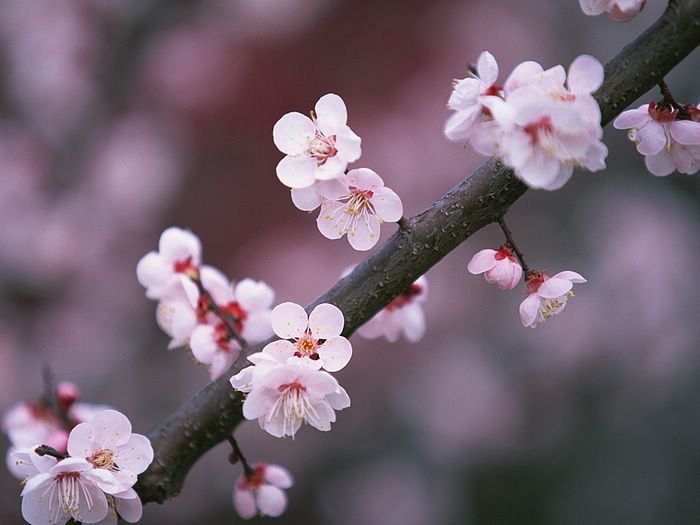
#> input picture _ref/img_branch.png, 700 x 525 px; its folder holds only this picture in this run
$ python corner_detector.py ../_ref/img_branch.png 1.0
#> lines starting #> are read from the running program, lines starting #| are printed output that depends on the picture
import sys
import skimage, skimage.io, pylab, scipy.ndimage.filters
import numpy as np
from matplotlib import pyplot as plt
from copy import deepcopy
from operator import itemgetter

class HarrisCornerDetector:
	def __init__(its):
		its.rows = 0
		its.cols = 0

	def load(its, image):
#> called with image = '../_ref/../_ref/img_branch.png'
		its.A = skimage.io.imread(image)
#> its.A is the input picture: shape (525, 700, 3); mean R, G, B 115.9, 98.9, 112.1
		its.A = skimage.img_as_float(its.A)
		A = skimage.color.rgb2gray(its.A)
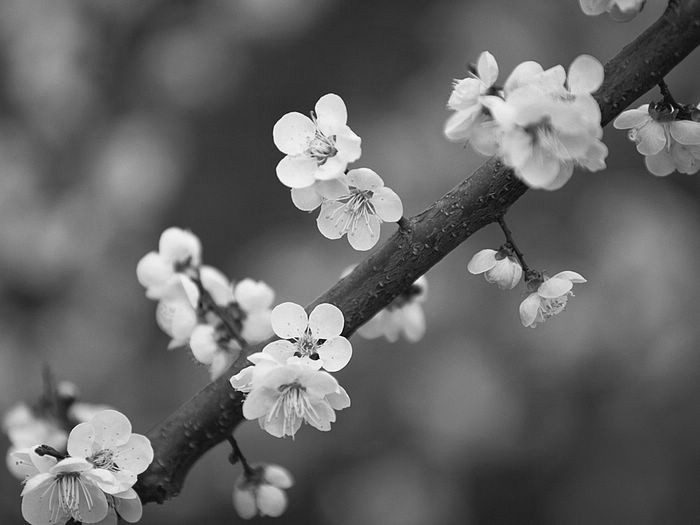
#> A: shape (525, 700) float64; min 0.000833, max 0.989, mean 0.406

		its.rows, its.cols = A.shape[0], A.shape[1]
#> its.rows = 525; its.cols = 700
		its.shape = A.shape
#> its.shape = (525, 700)

		return A

	def gaussian(its, A):
		kernel_5x5 = np.array(
			[[2, 4, 5, 4, 2],
			[4, 9, 12, 9, 4],
			[5, 12, 15, 12, 5],
			[4, 9, 12, 9, 4],
			[2, 4, 5, 4, 2]]) / 159

		# Convolve image using filter
		return scipy.ndimage.filters.convolve(A, kernel_5x5)

	def find_gradients(its, A):
		# Sobel x filter
		sobel_x = np.array(
			[[-1, 0, 1],
			 [-2, 0, 2],
			 [-1, 0, 1]])

		# Sobel y filter
		sobel_y = np.array(
			[[1, 2, 1],
			 [0, 0, 0],
			 [-1, -2, -1]])

		# Gradient Partial
		gx = scipy.ndimage.filters.convolve(A, sobel_x)
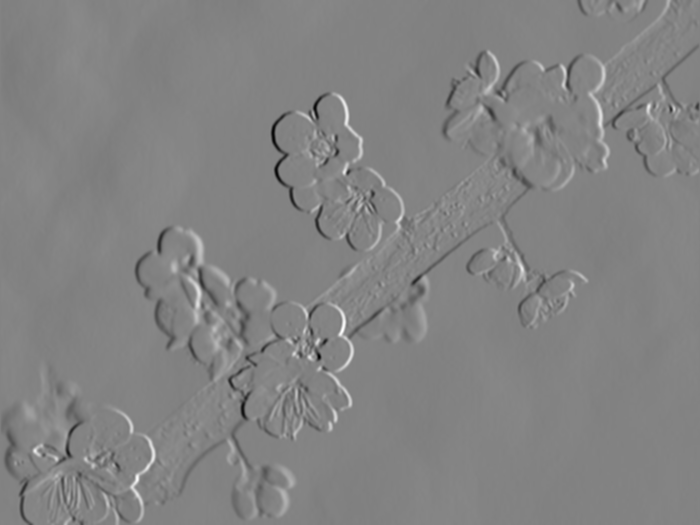
#> gx: shape (525, 700) float64; min -1.71, max 1.62, mean 0.000987; drawn with min black and max white
		gy = scipy.ndimage.filters.convolve(A, sobel_y)
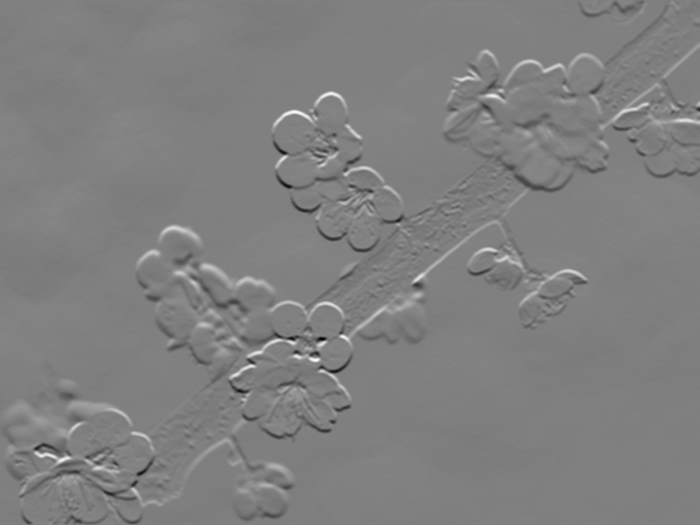
#> gy: shape (525, 700) float64; min -1.67, max 1.65, mean -0.00187; drawn with min black and max white

		return gx, gy

	def find_corners(its, dx, dy, m, t):
#> called with m = 4, t = 1
		Ix2 = np.array(dx**2)
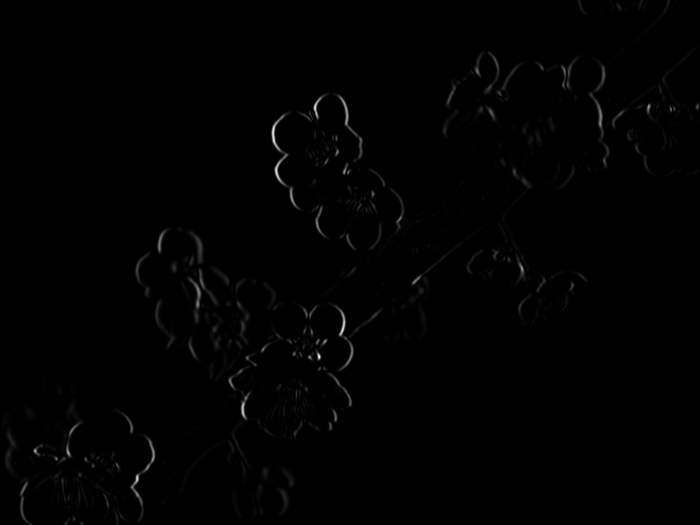
#> Ix2: shape (525, 700) float64; min 0, max 2.92, mean 0.0177; drawn with min black and max white
		Iy2 = np.array(dy**2)
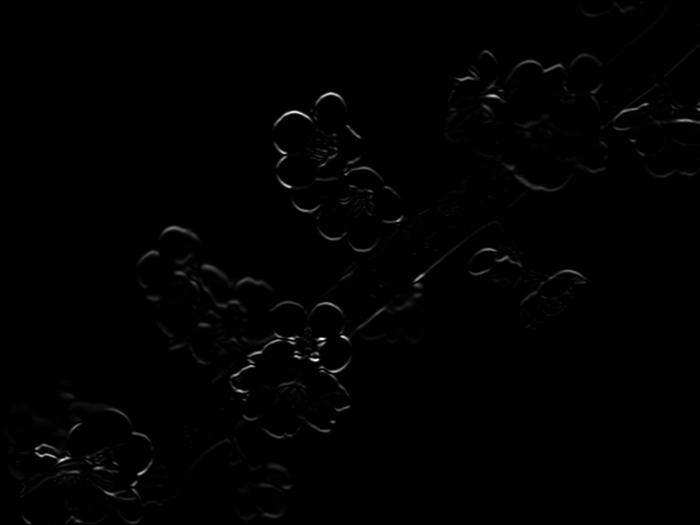
#> Iy2: shape (525, 700) float64; min 0, max 2.78, mean 0.0179; drawn with min black and max white
		Ixy = np.array(dx*dy)
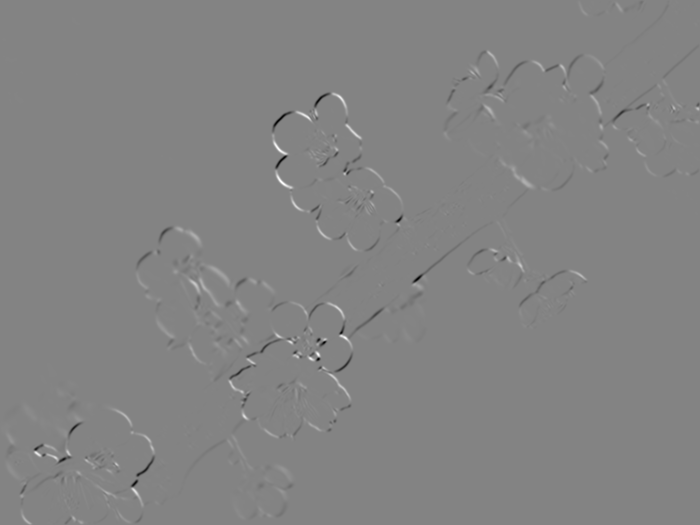
#> Ixy: shape (525, 700) float64; min -1.45, max 1.36, mean 3.76e-05; drawn with min black and max white
		window = (2*m+1)**2

		corners_list = {}
		e_val = []

		for r in range(its.rows):
			up = max(r-m, 0)
			down = min(r+m+1, its.rows-1)
			for c in range(its.cols):
				left = max(c-m, 0)
				right = min(c+m+1, its.cols-1)

				ix2 = Ix2[up: down, left: right].sum() / window
				iy2 = Iy2[up: down, left: right].sum() / window
				ixy = Ixy[up: down, left: right].sum() / window

				C = np.array([[ix2, ixy],
							  [ixy, iy2]])

				eigenvalue = np.linalg.det(C) - 0.04*(np.trace(C)**2)
				e_val.append((r, c, eigenvalue))
#> after the loop, e_val = 367500 items

		max_e = max(e_val, key=lambda x: x[2])[2]
#> max_e = 0.37
		threshold = t*max_e
#> threshold = 0.37
		for i in e_val:
			r = i[0]
			c = i[1]
			eigenvalue = i[2]
			if eigenvalue >= threshold:
				corners_list[(r, c)] = [eigenvalue, "pending"]
#> this loop made 367500 passes
#> i on passes 1 to 3: (0, 0, -1.86e-09), (0, 1, -3.32e-09), (0, 2, -4.68e-09)
#> after the loop, corners_list = {(356, 315): [0.37, 'pending']}

		return corners_list

	def reverse_sort(its, corners_list):
		return sorted(corners_list.items(), key=lambda x: x[1][0], reverse=True)

	def create_list(its, r, c, m):
		# creates a list of tuple indices used to pop
		up = max(r-m, 0)
		down = min(r+m+1, its.rows-1)
		left = max(c-m, 0)
		right = min(c+m+1, its.cols-1)

		# print(up, down, left, right)
		A = []
		for j in range(up, down+1):
			for i in range(left, right+1):
				A.append((j, i))

		# remove center element
		i = A.index((r,c))
		A.pop(i)

		return A

	def nonmax_suppression(its, L, m):
		# remove corner candidates that are connected to other corner candidates with higher e
		A = dict(its.reverse_sort(L))

		# loop through the list of candidate corners
		for r,c in A:
			val = A[r,c][0]
			status = A[r,c][1]

			if status == "pending":
				A[r,c][1] = True
				# finds neigbors within frame m and returns as a list
				pop_list = its.create_list(r, c, m)

				for i in pop_list:
					if i in A:
						# we have a neighbor and we do not want them
						A[i][1] = False

		# copying "True" values onto final list
		B = {}
		for r,c in A:
			val = A[r,c][0]
			status = A[r,c][1]

			if status is True:
				B[r,c] = val

		return B

	def display(its, L):
		plt.imshow(its.A)
		# print("Number of markers:", len(L))

		all_y = [x[0] for x in L.keys()]
		all_x = [y[1] for y in L.keys()]

		plt.scatter(all_x, all_y, marker = '.')
		plt.show()

if __name__ == '__main__':
	image = '../_ref/' + sys.argv[1]
	threshold = float(sys.argv[2])
	window_size = 4

	h = HarrisCornerDetector()
	A = h.load(image)
	smooth_img = h.gaussian(A)
	dx, dy = h.find_gradients(smooth_img)
	l = h.find_corners(dx, dy, window_size, threshold)
#> l = {(356, 315): [0.37, 'pending']}
	a = h.nonmax_suppression(l, 8)
#> the loop in nonmax_suppression, `for r,c in A:` made 1 pass
#> (r, c, val, status) on pass 1: (356, 315, 0.37, 'pending')
#> after the loop in nonmax_suppression, `for r,c in A:`: A = {(356, 315): [0.37, True]}
#> the loop in nonmax_suppression, `for r,c in A:` made 1 pass
#> (r, c, val, status) on pass 1: (356, 315, 0.37, True)
#> after the loop in nonmax_suppression, `for r,c in A:`: B = {(356, 315): 0.37}
#> a = {(356, 315): 0.37}

	h.display(a)
#> in display, `all_y = [x[0] for x in L.keys()]`: all_y = [356]
#> in display, `all_x = [y[1] for y in L.keys()]`: all_x = [315]
#> in display, `plt.show()`:
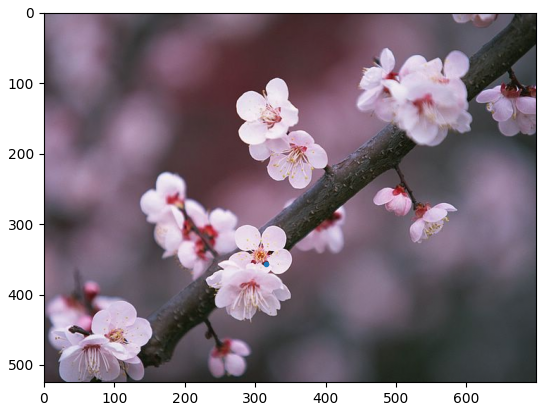
#> figure drawn by matplotlib, 1 panel
